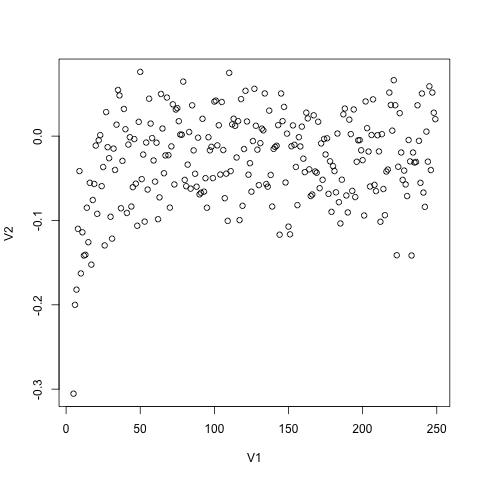

Here is the R script that generated this plot:

a <-read.csv("trial-4-20171229141236.csv", header = FALSE)
plot(a)
png("trial-4-20171229141236.csv.png")
plot(a)

